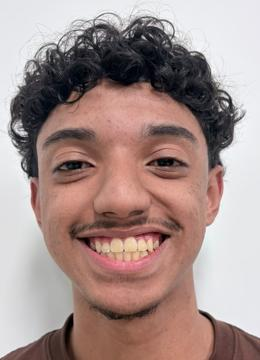
#> input picture 2-Semestre/2 Feira - Linguagens Aplicadas a Banco de Dados/26.11.16/frontalimages_manuallyaligned_part1/JP_a.jpg, 260 x 360 px; its folder holds only this picture in this run
$ jupyter execute Analise_da_diferenca_aula.ipynb
#> lines starting #> are read from the running program, lines starting #| are printed output that depends on the picture
# Análise da diferença de imagens

### Neste exercício utilizaremos o conjunto de dados da FEI + duas fotos inéditas
- Faça o download do conjunto de dados: https://fei.edu.br/~cet/frontalimages_manuallyaligned_part1.zip
- Descompacte o conjunto e dados no mesmo diretório deste arquivo
- Copie as duas imagens inéditas para o mesmo diretório deste arquivo

##### Passo 1: Importar as bibliotecas necessárias

[cell 1]
from PIL import Image
import numpy as np
import pandas as pd
import matplotlib.pyplot as plt
import glob

##### Passo 2: Importar o conjunto de dados da FEI

[cell 2]
# Criando uma variável para armazenar as imagens
dataset = []

# Criando um laço de repetição para importar cada imagem
for file in glob.glob("frontalimages_manuallyaligned_part1/*.jpg"):
    # Carredando a imagem do índice
    load_file = Image.open(file)
#> load_file is the input picture: PIL image 260x360 RGB; mean R, G, B 166, 144.4, 140.5
    # Convertendo a imagem e tons de cinza
    load_file = load_file.convert("L")
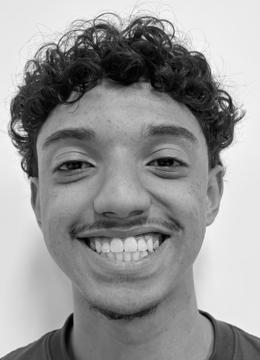
#> load_file: PIL image 260x360 L; min 0, max 255, mean 150.4
    # Convertendo o objeto imagem em array
    load_file = np.array(load_file)
    # Adicionando a array da na variável dataset
    dataset.append(load_file)
# Convertendo a lista de imagens em array
dataset = np.array(dataset)

[cell 3]
# Dimensão do conjunto de dados
dataset.shape
#> Out = (1, 360, 260)

##### Passo 3: Importar as duas fotos inéditas

[cell 4]
foto_neutra = np.array(Image.open("minha_foto_a.jpg").convert("L"))
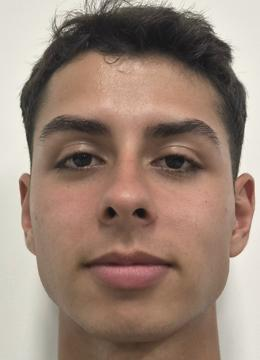
#> input picture 2-Semestre/2 Feira - Linguagens Aplicadas a Banco de Dados/26.11.16/minha_foto_a.jpg, 260 x 360 px
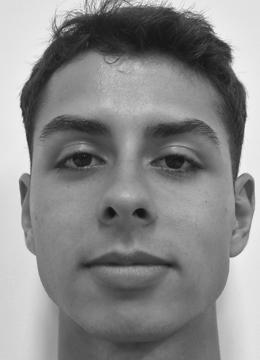
#> foto_neutra: shape (360, 260); min 16, max 251, mean 137.4
foto_sorrindo = np.array(Image.open("minha_foto_b.jpg").convert("L"))
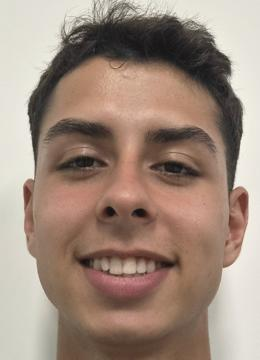
#> input picture 2-Semestre/2 Feira - Linguagens Aplicadas a Banco de Dados/26.11.16/minha_foto_b.jpg, 260 x 360 px
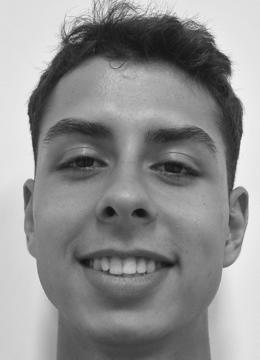
#> foto_sorrindo: shape (360, 260); min 15, max 251, mean 143.4

[cell 5]
plt.subplots(figsize=(8, 4))


# Configurando a visualização da imagem neutra

plt.subplot(1,2,1)

plt.imshow(foto_neutra, cmap='gray')

plt.title('Minha foto neutra', fontsize=16)

plt.axis('off')


# Configurando a visualização da imagem sorrindo

plt.subplot(1,2,2)

plt.imshow(foto_sorrindo, cmap='gray')

plt.title('Minha foto sorrindo', fontsize=16)

plt.axis('off')


plt.show()


# Imprime as dimensões das imagens

print(' Dimensões da foto neutra:', foto_neutra.shape)
#|  Dimensões da foto neutra: (360, 260)

print('Dimensões da foto sorrindo:', foto_sorrindo.shape)
#| Dimensões da foto sorrindo: (360, 260)

##### Passo 4: Calcular a diferença das fotos inéditas em relação ao conjunto de dados da FEI

[cell 6]
# Obtendo a dimensão do conjunto de imagens
indice = dataset.shape[0]
#> indice = 1

# Criando variáveis para armazenar a diferença das imagens
dif_neutral = np.zeros([indice])
#> dif_neutral = [0]
dif_smiling = np.zeros([indice])
#> dif_smiling = [0]

# Criando um laço de repetição para calcular a diferença entre as imagens
for img in range(indice):
    dif_neutral[img] = np.sum(abs(dataset[img,:,:]-foto_neutra))
    dif_smiling[img] = np.sum(abs(dataset[img,:,:]-foto_sorrindo))
#> after the loop, dif_neutral = [9190216]; dif_smiling = [8968539]

[cell 7]
# Convertendo o vetor de diferenças da imagem neutra em DataFrame
df_dif_neutral = pd.DataFrame(dif_neutral, columns = ['Diferença'] )
#> df_dif_neutral = table of 1 rows and 1 columns
df_dif_neutral

df_dif_smiling = pd.DataFrame(dif_smiling, columns = ['Diferença'] )
#> df_dif_smiling = table of 1 rows and 1 columns
df_dif_smiling
#> Out = table of 1 rows and 1 columns

[cell 8]
# Selecionando as imagens com menor diferença da imagem neutra
s_dif_neutral = df_dif_neutral.sort_values(by = 'Diferença').head(5)
#> s_dif_neutral = table of 1 rows and 1 columns
s_dif_neutral

s_dif_smiling = df_dif_smiling.sort_values(by = 'Diferença').head(5)
#> s_dif_smiling = table of 1 rows and 1 columns
s_dif_smiling
#> Out = table of 1 rows and 1 columns

[cell 9]
# Obtendo o índice das imagens com menor diferença da imagem neutra
id_neutral = list(s_dif_neutral.index)
#> id_neutral = [0]
id_neutral
#> Out = [0]

[cell 10]
# Visualizando as imagens com menor diferença

# Configurando o tamanho da área de visualização
plt.subplots(figsize=(15, 3))

# Configurando a visualização da minha imagem neutra
plt.subplot(1,len(id_neutral)+1,1)
plt.imshow(foto_neutra, cmap='gray')
plt.title('Minha foto neutra', fontsize=10)
plt.axis('off')

position = 2
for id_img in id_neutral:
    # Configurando a visualização da imagem média neutra
    plt.subplot(1,len(id_neutral)+1,position)
    position += 1
    plt.imshow(dataset[id_img,:,:], cmap='gray')
    plt.title(id_img, fontsize=10)
    plt.axis('off')
#> this loop made 1 pass
#> position on pass 1: 3
#> after the loop, position = 3

plt.show()

#### Repetindo o processo para foto sorrindo...

[cell 11]
id_smiling = list(s_dif_smiling.index)
#> id_smiling = [0]
id_smiling
#> Out = [0]

[cell 12]
# Visualizando as imagens com maior diferença

# Configurando o tamanho da área de visualização
plt.subplots(figsize=(15, 3))

# Configurando a visualização da minha imagem neutra
plt.subplot(1,len(id_smiling)+1,1)
plt.imshow(foto_sorrindo, cmap='gray')
plt.title('Minha foto sorrindo', fontsize=10)
plt.axis('off')

position = 2
for id_img in id_smiling:
    # Configurando a visualização da imagem média neutra
    plt.subplot(1,len(id_smiling)+1,position)
    position += 1
    plt.imshow(dataset[id_img,:,:], cmap='gray')
    plt.title(id_img, fontsize=10)
    plt.axis('off')
#> after the loop, position = 3

plt.show()

[cell 13]
# Selecionando as imagens com menor diferença da imagem neutra
s_dif_neutral_2 = df_dif_neutral.sort_values(by = 'Diferença').tail(5)
#> s_dif_neutral_2 = table of 1 rows and 1 columns
s_dif_neutral_2

s_dif_smiling_2 = df_dif_smiling.sort_values(by = 'Diferença').tail(5)
#> s_dif_smiling_2 = table of 1 rows and 1 columns
s_dif_smiling_2
#> Out = table of 1 rows and 1 columns

[cell 14]
# Obtendo o índice das imagens com menor diferença da imagem neutra
id_neutral_2 = list(s_dif_neutral_2.index)
#> id_neutral_2 = [0]
id_neutral_2

id_smiling_2 = list(s_dif_smiling_2.index)
#> id_smiling_2 = [0]
id_smiling_2
#> Out = [0]

[cell 15]
# Visualizando as imagens com menor diferença

# Configurando o tamanho da área de visualização
plt.subplots(figsize=(15, 3))

# Configurando a visualização da minha imagem neutra
plt.subplot(1,len(id_neutral_2)+1,1)
plt.imshow(foto_neutra, cmap='gray')
plt.title('Minha foto neutra', fontsize=10)
plt.axis('off')

position = 2
for id_img in id_neutral_2:
    # Configurando a visualização da imagem média neutra
    plt.subplot(1,len(id_neutral_2)+1,position)
    position += 1
    plt.imshow(dataset[id_img,:,:], cmap='gray')
    plt.title(id_img, fontsize=10)
    plt.axis('off')
#> after the loop, position = 3

plt.show()

[cell 16]
# Visualizando as imagens com maior diferença

# Configurando o tamanho da área de visualização
plt.subplots(figsize=(15, 3))

# Configurando a visualização da minha imagem neutra
plt.subplot(1,len(id_smiling_2)+1,1)
plt.imshow(foto_sorrindo, cmap='gray')
plt.title('Minha foto neutra', fontsize=10)
plt.axis('off')

position = 2
for id_img in id_smiling_2:
    # Configurando a visualização da imagem média neutra
    plt.subplot(1,len(id_smiling_2)+1,position)
    position += 1
    plt.imshow(dataset[id_img,:,:], cmap='gray')
    plt.title(id_img, fontsize=10)
    plt.axis('off')
#> after the loop, position = 3

plt.show()
